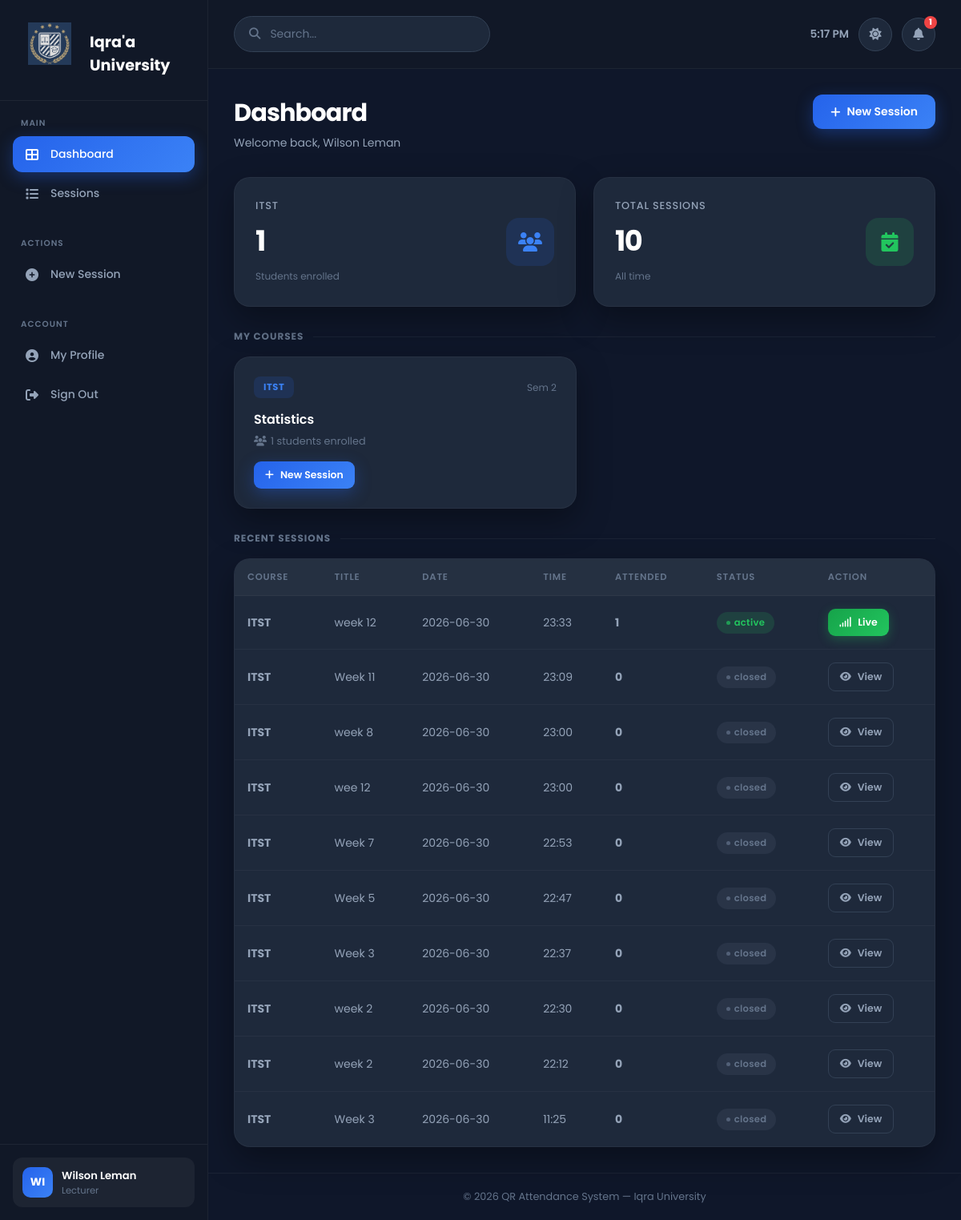
The page /lecturer/dashboard (signed in) on the database as committed earlier.
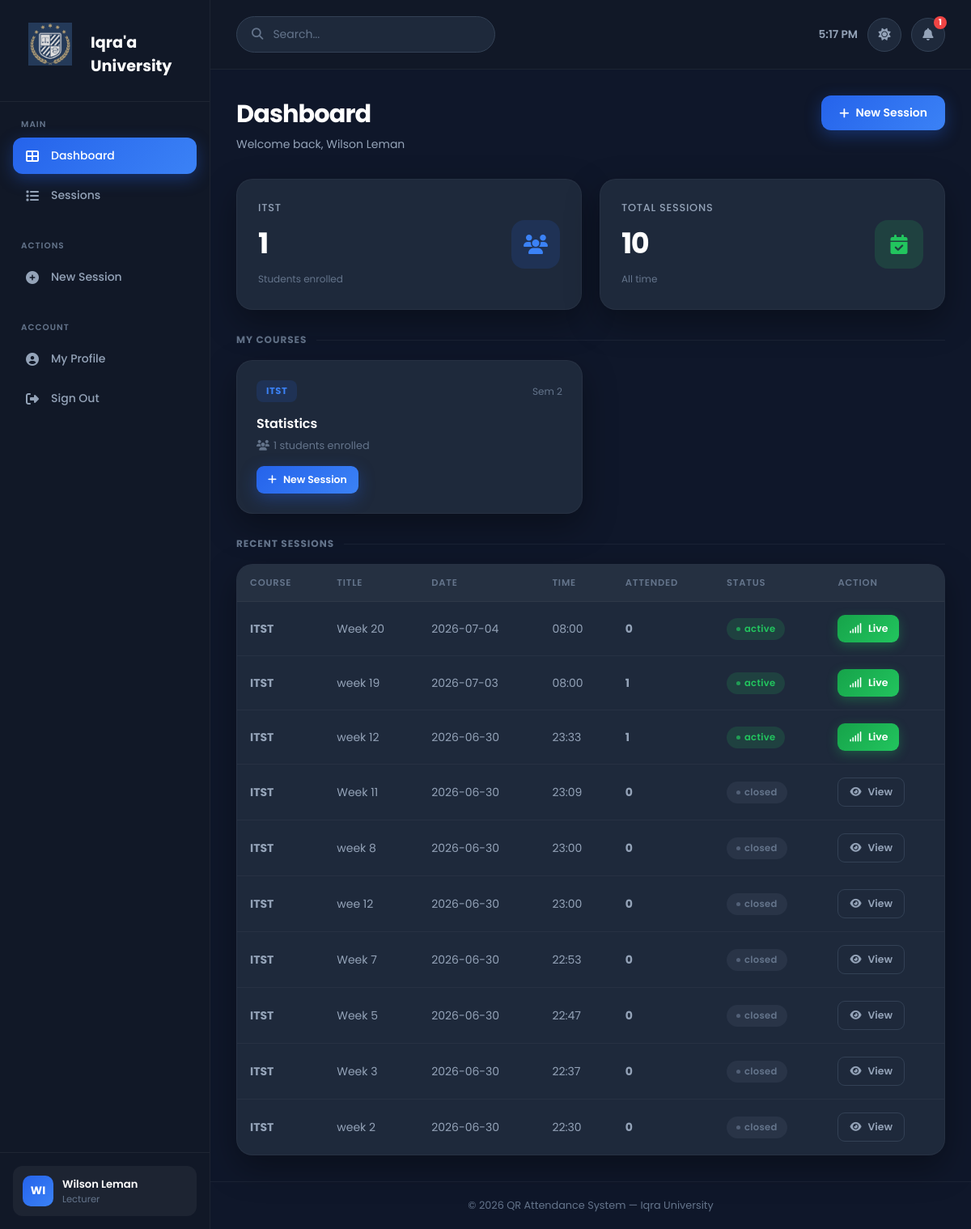
The same page on the database as committed later.
### tables this page shows
CREATE TABLE `courses` (
  `id` int(10) UNSIGNED NOT NULL,
  `department_id` int(10) UNSIGNED DEFAULT NULL,
  `lecturer_id` int(10) UNSIGNED DEFAULT NULL,
  `code` varchar(30) NOT NULL,
  `name` varchar(180) NOT NULL,
  `description` text DEFAULT NULL,
  `credit_hours` tinyint(3) UNSIGNED DEFAULT 3,
  `semester` tinyint(3) UNSIGNED DEFAULT NULL,
  `academic_year` varchar(10) DEFAULT NULL,
  `is_active` tinyint(1) NOT NULL DEFAULT 1,
  `created_at` timestamp NOT NULL DEFAULT current_timestamp()
);

CREATE TABLE `sessions` (
  `id` int(10) UNSIGNED NOT NULL,
  `course_id` int(10) UNSIGNED NOT NULL,
  `lecturer_id` int(10) UNSIGNED NOT NULL,
  `title` varchar(180) DEFAULT NULL,
  `session_date` date NOT NULL,
  `start_time` time NOT NULL,
  `end_time` time NOT NULL,
  `qr_token` varchar(64) NOT NULL,
  `qr_expires_at` timestamp NOT NULL DEFAULT '1999-12-31 22:00:00',
  `qr_image_path` varchar(255) DEFAULT NULL,
  `status` enum('pending','active','closed') NOT NULL DEFAULT 'pending',
  `created_at` timestamp NOT NULL DEFAULT current_timestamp()
);

### app/core/Controller.php (called while the page is built, shortened)
<?php
class Controller
{
    public function __construct()
    {
        $this->db = Database::getInstance();
    }
    protected function view(string $view, array $data = []): void
    {
        extract($data, EXTR_SKIP);
        $file = APP_PATH . "/views/{$view}.php";
        require APP_PATH . '/views/layouts/header.php';
        require $file;
        require APP_PATH . '/views/layouts/footer.php';
    }
}

### app/controllers/LecturerController.php (called while the page is built, shortened)
<?php
require_once APP_PATH . '/services/SessionService.php';
class LecturerController extends Controller
{
    private SessionService    $sessionService;
    private int               $lecturerId;
    public function __construct()
    {
        $this->sessionService    = new SessionService();
        $lecturer = $this->db->single(
            "SELECT id FROM lecturers WHERE user_id = ?",
            [Auth::id()]
        );
        $this->lecturerId = $lecturer['id'] ?? 0;
    }
    public function dashboard(): void
    {
        $sessions = $this->sessionService->getSessionsByLecturer($this->lecturerId, 10);
        $courses  = $this->db->all(
            "SELECT c.*, COUNT(e.id) AS enrolled_count
               FROM courses c
               LEFT JOIN enrollments e ON e.course_id = c.id
              WHERE c.lecturer_id = ? AND c.is_active = 1
              GROUP BY c.id",
            [$this->lecturerId]
        );
        $this->view('lecturer/dashboard', [
            'user'     => Auth::user(),
            'sessions' => $sessions,
            'courses'  => $courses,
            'flash'    => $this->getFlash(),
        ]);
    }
}

### public/index.php (called while the page is built, shortened)
<?php
require_once APP_PATH . '/core/Database.php';
require_once APP_PATH . '/core/Auth.php';
require_once APP_PATH . '/core/Controller.php';
require_once APP_PATH . '/core/Router.php';
$router = new Router();
$router->get( '/',         'AuthController@showLogin');
$router->get( '/login',    'AuthController@showLogin');
$router->post('/login',    'AuthController@login');
$router->get( '/register', 'AuthController@showRegister');
$router->post('/register', 'AuthController@register');
$router->get( '/logout',   'AuthController@logout');
$router->get('/attend/:token', 'AttendanceController@scan');
$router->get( '/lecturer/dashboard',            'LecturerController@dashboard',         ['auth','role:lecturer']);
$router->get( '/lecturer/sessions',             'LecturerController@sessions',          ['auth','role:lecturer']);
$router->get( '/lecturer/sessions/create',      'LecturerController@createSessionForm', ['auth','role:lecturer']);
$router->post('/lecturer/sessions/create',      'LecturerController@createSession',     ['auth','role:lecturer']);
$router->post('/lecturer/sessions/:id/activate','LecturerController@activateSession', ['auth','role:lecturer']);
$router->get( '/lecturer/sessions/:id/scan',    'LecturerController@scanView',          ['auth','role:lecturer']);
$router->post('/lecturer/sessions/:id/activate','LecturerController@activateSession',   ['auth','role:lecturer']);
$router->post('/lecturer/sessions/:id/close',   'LecturerController@closeSession',      ['auth','role:lecturer']);
$router->get( '/student/dashboard',    'StudentController@dashboard',   ['auth','role:student']);
$router->get( '/student/courses/:id',  'StudentController@courseDetail',['auth','role:student']);
$router->get( '/admin/dashboard',           'AdminController@dashboard',       ['auth','role:admin']);
$router->get( '/admin/users',               'AdminController@users',           ['auth','role:admin']);
$router->get( '/admin/users/create',        'AdminController@createUserForm',  ['auth','role:admin']);
$router->post('/admin/users/create',        'AdminController@createUser',      ['auth','role:admin']);
$router->post('/admin/users/:id/toggle',    'AdminController@toggleUser',      ['auth','role:admin']);
$router->get( '/admin/courses',             'AdminController@courses',         ['auth','role:admin']);
$router->get( '/admin/courses/create',      'AdminController@createCourseForm',['auth','role:admin']);
$router->post('/admin/courses/create',      'AdminController@createCourse',    ['auth','role:admin']);
$router->post('/admin/courses/:id/toggle',  'AdminController@toggleCourse',    ['auth','role:admin']);
$router->get( '/admin/departments',         'AdminController@departments',     ['auth','role:admin']);
$router->post('/admin/departments/create',  'AdminController@createDepartment',['auth','role:admin']);
$router->get( '/admin/reports',             'AdminController@reports',         ['auth','role:admin']);
$router->get( '/admin/reports/export',      'AdminController@exportReport',    ['auth','role:admin']);
$router->get( '/admin/courses/:id/enrollment', 'AdminController@enrollmentView', ['auth','role:admin']);
$router->post('/admin/courses/:id/enroll',     'AdminController@enrollStudent',  ['auth','role:admin']);
$router->get( '/profile',        'ProfileController@edit',   ['auth']);
$router->post('/profile/update', 'ProfileController@update', ['auth']);
$router->dispatch();

### app/config/database.php (called while the page is built)
<?php
return [
    'driver'   => 'mysql',
    'host'     => $_ENV['DB_HOST']     ?? 'localhost',
    'port'     => $_ENV['DB_PORT']     ?? '3306',
    'database' => $_ENV['DB_NAME']     ?? 'qr_attendance',
    'username' => $_ENV['DB_USER']     ?? 'root',
    'password' => $_ENV['DB_PASS']     ?? '',
    'charset'  => 'utf8mb4',
    'options'  => [
        PDO::ATTR_ERRMODE            => PDO::ERRMODE_EXCEPTION,
        PDO::ATTR_DEFAULT_FETCH_MODE => PDO::FETCH_ASSOC,
        PDO::ATTR_EMULATE_PREPARES   => false,
    ],
];

### app/core/Database.php (called while the page is built, shortened)
<?php
class Database
{
    private static ?Database $instance = null;
    private PDO $pdo;
    private function __construct()
    {
        $config = require APP_PATH . '/config/database.php';
        $dsn = sprintf(
            '%s:host=%s;port=%s;dbname=%s;charset=%s',
            $config['driver'],
            $config['host'],
            $config['port'],
            $config['database'],
            $config['charset']
        );
        try {
            $this->pdo = new PDO($dsn, $config['username'], $config['password'], $config['options']);
        } catch (PDOException $e) {
            error_log('DB connection failed: ' . $e->getMessage());
            throw new RuntimeException('Database connection failed. Check logs for details.');
        }
    }
    public static function getInstance(): self
    {
        if (self::$instance === null) {
            self::$instance = new self();
        }
        return self::$instance;
    }
    private function run(string $sql, array $params = []): PDOStatement
    {
        $stmt = $this->pdo->prepare($sql);
        $stmt->execute($params);
        return $stmt;
    }
    public function single(string $sql, array $params = []): ?array
    {
        $row = $this->run($sql, $params)->fetch();
        return $row !== false ? $row : null;
    }
    public function all(string $sql, array $params = []): array
    {
        return $this->run($sql, $params)->fetchAll();
    }
}

### app/core/Auth.php (called while the page is built, shortened)
<?php
class Auth
{
    public static function id(): ?int
    {
        return $_SESSION[self::SESSION_KEY]['id'] ?? null;
    }
}

### app/services/SessionService.php (called while the page is built, shortened)
<?php
class SessionService
{
    private Database $db;
public function __construct()
{
    $this->db              = Database::getInstance();
}
    public function getSessionsByLecturer(int $lecturerId, int $limit = 50): array
    {
        return $this->db->all(
            "SELECT s.*, c.name AS course_name, c.code AS course_code,
                    COUNT(a.id) AS attendance_count
               FROM sessions s
               JOIN courses c ON c.id = s.course_id
               LEFT JOIN attendance a ON a.session_id = s.id
              WHERE s.lecturer_id = ?
              GROUP BY s.id
              ORDER BY s.session_date DESC, s.start_time DESC
              LIMIT ?",
            [$lecturerId, $limit]
        );
    }
}

### app/views/lecturer/dashboard.php (the view, shortened to what the rows shown need)
<div class="page-title">
    <div>
        <h1>Dashboard</h1>
        <p>Welcome back, <?= htmlspecialchars($user['name']) ?></p>
    </div>
    <a href="<?= BASE_URL ?>/lecturer/sessions/create" class="btn btn-primary">
        <i class="fas fa-plus"></i> New Session
    </a>
</div>
<div class="stats">
    <?php foreach ($courses as $c): ?>
    <div class="stat-card">
        <div class="stat-info">
            <h3><?= htmlspecialchars($c['code']) ?></h3>
            <h1 data-counter="<?= (int)$c['enrolled_count'] ?>"><?= (int)$c['enrolled_count'] ?></h1>
            <small>Students enrolled</small>
        </div>
        <div class="stat-icon blue"><i class="fas fa-users"></i></div>
    </div>
    <?php endforeach; ?>
    <div class="stat-card">
        <div class="stat-info">
            <h3>Total Sessions</h3>
            <h1 data-counter="<?= count($sessions) ?>"><?= count($sessions) ?></h1>
            <small>All time</small>
        </div>
        <div class="stat-icon green"><i class="fas fa-calendar-check"></i></div>
    </div>
</div>
<div class="section">
    <div class="section-title">My Courses</div>
    <?php if (empty($courses)): ?>
    <div class="empty-state">
        <div class="empty-icon">📚</div>
        <p>No courses assigned yet.</p>
        <p style="font-size:.8rem;color:var(--text-muted)">Contact the administrator to get courses assigned.</p>
    </div>
    <?php else: ?>
    <div class="course-grid">
        <?php foreach ($courses as $c): ?>
        <div class="course-card">
            <div class="course-card-header">
                <span class="course-code-badge"><?= htmlspecialchars($c['code']) ?></span>
                <span style="font-size:.75rem;color:var(--text-muted)">Sem <?= $c['semester'] ?? '–' ?></span>
            </div>
            <div class="course-name"><?= htmlspecialchars($c['name']) ?></div>
            <div class="course-lecturer"><i class="fas fa-users" style="margin-right:5px"></i><?= (int)$c['enrolled_count'] ?> students enrolled</div>
            <a href="<?= BASE_URL ?>/lecturer/sessions/create" class="btn btn-primary btn-sm">
                <i class="fas fa-plus"></i> New Session
            </a>
        </div>
        <?php endforeach; ?>
    </div>
    <?php endif; ?>
</div>
<div class="section">
    <div class="section-title">Recent Sessions</div>
    <?php if (empty($sessions)): ?>
    <div class="empty-state">
        <div class="empty-icon">📋</div>
        <p>No sessions created yet.</p>
        <a href="<?= BASE_URL ?>/lecturer/sessions/create" class="btn btn-primary">
            <i class="fas fa-plus"></i> Create First Session
        </a>
    </div>
    <?php else: ?>
    <div class="panel">
        <div class="table-wrap">
            <table class="table">
                <thead>
                    <tr>
                        <th>Course</th><th>Title</th><th>Date</th>
                        <th>Time</th><th>Attended</th><th>Status</th><th>Action</th>
                    </tr>
                </thead>
                <tbody>
                <?php foreach ($sessions as $s): ?>
                    <tr>
                        <td><strong><?= htmlspecialchars($s['course_code']) ?></strong></td>
                        <td><?= htmlspecialchars($s['title'] ?? 'Class Session') ?></td>
                        <td><?= htmlspecialchars($s['session_date']) ?></td>
                        <td><?= htmlspecialchars(substr($s['start_time'],0,5)) ?></td>
                        <td><strong><?= (int)$s['attendance_count'] ?></strong></td>
                        <td><span class="badge badge-<?= $s['status'] ?>"><?= $s['status'] ?></span></td>
                        <td>
                            <a href="<?= BASE_URL ?>/lecturer/sessions/<?= $s['id'] ?>/scan"
                               class="btn btn-sm <?= $s['status'] === 'active' ? 'btn-success' : 'btn-secondary' ?>">
                                <?= $s['status'] === 'active' ? '<i class="fas fa-signal"></i> Live' : '<i class="fas fa-eye"></i> View' ?>
                            </a>
                        </td>
                    </tr>
                <?php endforeach; ?>
                </tbody>
            </table>
        </div>
    </div>
    <?php endif; ?>
</div>

### app/core/Router.php (shortened to what the rows shown need)
<?php
class Router
{
    private array $routes = [];
    private function addRoute(string $method, string $path, string $handler, array $middleware): void
    {
        $this->routes[] = compact('method', 'path', 'pattern', 'handler', 'middleware');
    }
    public function dispatch(): void
{
    $method     = $_SERVER['REQUEST_METHOD'];
    $requestUri = strtok($_SERVER['REQUEST_URI'], '?');
    $scriptDir  = str_replace('\\', '/', dirname($_SERVER['SCRIPT_NAME']));
    $basePath   = rtrim($scriptDir, '/');
    $uri        = '/' . ltrim(substr($requestUri, strlen($basePath)), '/');
    $uri = preg_replace('#^/index\.php(/|$)#', '/', $uri);
    foreach ($this->routes as $route) {
            if ($route['method'] !== $method) {
                continue;
            }
            if (!preg_match($route['pattern'], $uri, $matches)) {
                continue;
            }
            $params = array_filter($matches, 'is_string', ARRAY_FILTER_USE_KEY);
            [$class, $action] = explode('@', $route['handler']);
            $controller = new $class();
            $controller->$action($params);
            return;
        }
    }
}

Rows that differ between the two databases and show on the page:
no longer on this page (row unchanged): sessions: course.code "ITST", title "week 2", session_date "2026-06-30", start_time "22:12", attendance_count "0", status "closed", shows "View"
no longer on this page (row unchanged): sessions: course.code "ITST", title "Week 3", session_date "2026-06-30", start_time "11:25", attendance_count "0", status "closed", shows "View"
added sessions: course.code "ITST", title "Week 20", session_date "2026-07-04", start_time "08:00", attendance_count "0", status "active", shows "Live"
added sessions: course.code "ITST", title "week 19", session_date "2026-07-03", start_time "08:00", attendance_count "1", status "active", shows "Live"
